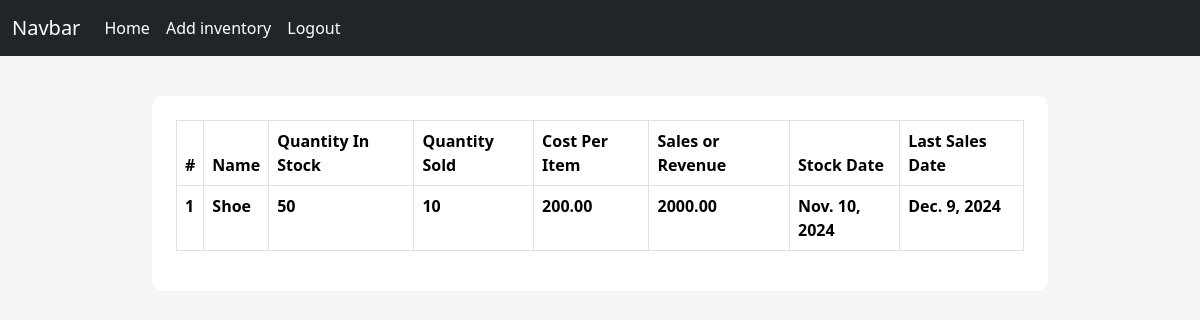
The app's page /inventory/ (signed in), older data.
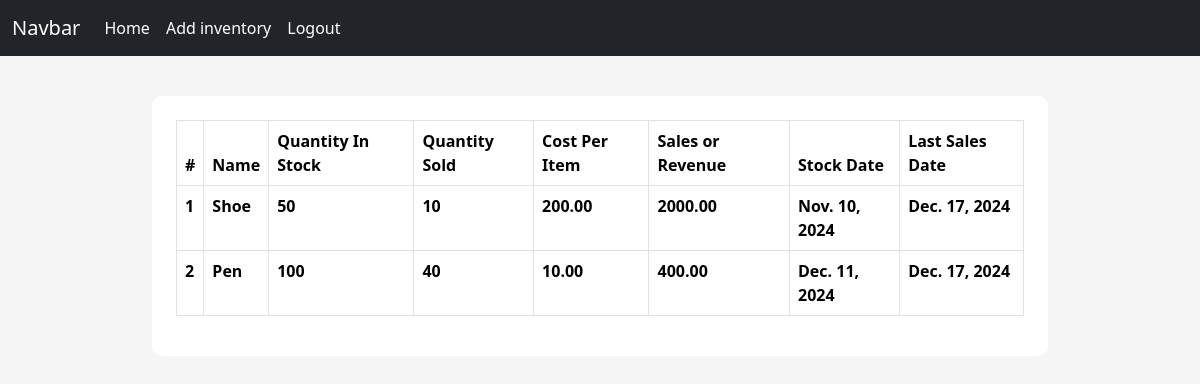
The same page, newer data.
### inventory/models.py (models this page shows)
class Inventory(models.Model):
    name = models.CharField(max_length=100, null=False, blank=False)
    cost_per_item = models.DecimalField(max_digits=19, decimal_places=2, null=False, blank=False)
    quantity_in_stock = models.IntegerField(null=False, blank=False)
    quantity_sold = models.IntegerField(null=False, blank=False)
    sales = models.DecimalField(max_digits=19, decimal_places=2, null=False, blank=False)
    stock_date = models.DateField(auto_now_add=True)
    last_sale_date = models.DateField(auto_now=True)

### inventory/views.py (the view)
# urls.py: path('', views.inventory_list, name='inventory_list'),
@login_required
def inventory_list(request):
    inventories = Inventory.objects.all()
    context ={
        "title" : "Inventory list",
        "inventories": inventories
    }
    return render(request, "inventory/inventory_list.html", context=context)

### templates/inventory/inventory_list.html (shortened to what this page needs)
{% extends "layout.html" %}
{% block content%}
   <div class="content-section">
       <table class=" table table-stripped table-bordered table-hover">
        <thead class = "thead-dark">
            <tr>
                <th scope="col">#</th>
                <th scope="col">Name</th>
                <th scope="col">Quantity In Stock</th>
                <th scope="col">Quantity Sold</th>
                <th scope="col">Cost Per Item</th>
                <th scope="col">Sales or Revenue</th>
                <th scope="col">Stock Date</th>
                <th scope="col">Last Sales Date</th>
            </tr>
          </thead>
          <tbody>
            {% for inventory in inventories%}
            <tr style="cursor: pointer; cursor: hand;" onClick="window.location = `{% url 'per_product' inventory.id%}`">
              <th scope="row">{{forloop.counter}}</th>
              <th scope="row">{{inventory.name}}</th>
              <th scope="row">{{inventory.quantity_in_stock}}</th>
              <th scope="row">{{inventory.quantity_sold}}</th>
              <th scope="row">{{inventory.cost_per_item}}</th>
              <th scope="row">{{inventory.sales}}</th>
              <th scope="row">{{inventory.stock_date}}</th>
              <th scope="row">{{inventory.last_sale_date}}</th>
            </tr>
            {% endfor %}
       </table>
   </div>
{% endblock %}

Row changes from the older to the newer data that the page shows:
changed Inventory "Shoe": last_sale_date "Dec. 9, 2024" → "Dec. 17, 2024"
added Inventory: name "Pen", quantity_in_stock "100", quantity_sold "40", cost_per_item "10.00", sales "400.00", stock_date "Dec. 11, 2024", last_sale_date "Dec. 17, 2024"
